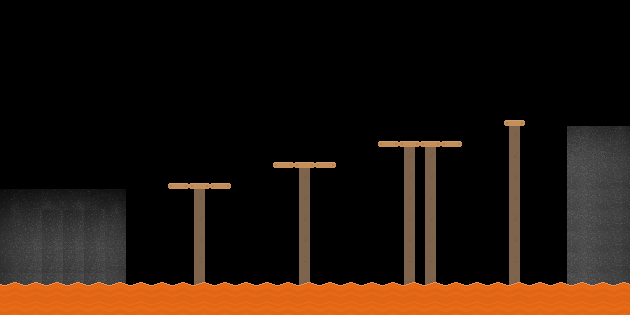

A level layout from a 2D game, rendered from its tile map. Below: a short description, then the map file with its tile-grid data intact:
An orthogonal 30x15 tile map with 21x21 px tiles, 3 tile layers (Capa de patrones 1, pisp, 1.1), 2 tilesets and 10 objects.

<map version="1.2" tiledversion="1.3.4" orientation="orthogonal" renderorder="right-up" width="30" height="15" tilewidth="21" tileheight="21" infinite="0" nextlayerid="6" nextobjectid="11">
 <tileset firstgid="1" source="pared_oscura.tsx" />
 <tileset firstgid="25" source="sprites.tsx" />
 <layer id="1" name="Capa de patrones 1" width="30" height="15">
  <data encoding="csv">
0,0,0,0,0,0,0,0,0,0,0,0,0,0,0,0,0,0,0,0,0,0,0,0,0,0,0,0,0,0,
0,0,0,0,0,0,0,0,0,0,0,0,0,0,0,0,0,0,0,0,0,0,0,0,0,0,0,0,0,0,
0,0,0,0,0,0,0,0,0,0,0,0,0,0,0,0,0,0,0,0,0,0,0,0,0,0,0,0,0,0,
0,0,0,0,0,0,0,0,0,0,0,0,0,0,0,0,0,0,0,0,0,0,0,0,0,0,0,0,0,0,
0,0,0,0,0,0,0,0,0,0,0,0,0,0,0,0,0,0,0,0,0,0,0,0,0,0,0,0,0,0,
0,0,0,0,0,0,0,0,0,0,0,0,0,0,0,0,0,0,0,0,0,0,0,0,66,0,0,0,0,0,
0,0,0,0,0,0,0,0,0,0,0,0,0,0,0,0,0,0,0,0,0,66,0,0,658,0,0,0,0,0,
0,0,0,0,0,0,0,0,0,0,0,0,0,0,0,0,0,0,0,0,658,0,0,0,658,0,0,0,0,0,
0,0,0,0,0,0,0,0,66,66,66,0,0,0,0,0,0,0,0,0,658,0,0,0,658,0,0,0,0,0,
1,2,3,4,5,6,0,0,0,658,0,0,0,0,0,0,0,0,0,0,658,0,0,0,658,0,0,0,0,0,
7,8,8,8,8,12,0,0,0,658,0,0,0,0,0,0,0,0,0,0,658,0,0,0,658,0,0,0,0,0,
13,14,14,14,14,18,0,0,0,658,0,0,0,0,0,0,0,0,0,0,658,0,0,0,658,0,0,0,0,0,
19,20,20,20,20,24,0,0,0,658,0,0,0,0,0,0,0,0,0,0,658,0,0,0,658,0,0,0,0,0,
19,20,20,20,20,24,0,0,0,658,0,0,0,0,658,0,0,0,0,658,658,0,0,0,658,0,0,0,0,0,
19,20,20,20,20,24,0,0,0,658,0,0,0,0,658,0,0,0,0,658,0,0,0,0,658,0,0,0,0,0
</data>
 </layer>
 <objectgroup id="4" name="col_piso">
  <object id="1" x="0" y="189" width="126" height="126" />
  <object id="2" x="567" y="126" width="63" height="157.5" />
 </objectgroup>
 <objectgroup id="5" name="col_bloques">
  <object id="3" x="168" y="183.75" width="63" height="5.25" />
  <object id="4" x="273" y="162.75" width="63" height="5.25" />
  <object id="5" x="378" y="141.75" width="84" height="5.25" />
  <object id="6" x="504" y="120.75" width="21" height="5.25" />
  <object id="7" x="509.25" y="126" width="10.5" height="189" />
  <object id="8" x="404.25" y="147" width="31.5" height="168" />
  <object id="9" x="299.25" y="168" width="10.5" height="147" />
  <object id="10" x="194.25" y="189" width="10.5" height="126" />
 </objectgroup>
 <layer id="3" name="pisp" width="30" height="15">
  <data encoding="csv">
0,0,0,0,0,0,0,0,0,0,0,0,0,0,0,0,0,0,0,0,0,0,0,0,0,0,0,0,0,0,
0,0,0,0,0,0,0,0,0,0,0,0,0,0,0,0,0,0,0,0,0,0,0,0,0,0,0,0,0,0,
0,0,0,0,0,0,0,0,0,0,0,0,0,0,0,0,0,0,0,0,0,0,0,0,0,0,0,0,0,0,
0,0,0,0,0,0,0,0,0,0,0,0,0,0,0,0,0,0,0,0,0,0,0,0,0,0,0,0,0,0,
0,0,0,0,0,0,0,0,0,0,0,0,0,0,0,0,0,0,0,0,0,0,0,0,0,0,0,0,0,0,
0,0,0,0,0,0,0,0,0,0,0,0,0,0,0,0,0,0,0,0,0,0,0,0,0,0,0,0,0,0,
0,0,0,0,0,0,0,0,0,0,0,0,0,0,0,0,0,0,0,0,0,0,0,0,0,0,0,10,11,12,
0,0,0,0,0,0,0,0,0,0,0,0,0,0,0,0,0,0,0,0,0,0,0,0,0,0,0,16,17,18,
0,0,0,0,0,0,0,0,0,0,0,0,0,0,0,0,0,0,0,0,0,0,0,0,0,0,0,22,23,24,
0,0,0,0,0,0,0,0,0,0,0,0,0,0,0,0,0,0,0,0,0,0,0,0,0,0,0,22,23,24,
0,0,0,0,0,0,0,0,0,0,0,0,0,0,0,0,0,0,0,0,0,0,0,0,0,0,0,22,23,24,
0,0,0,0,0,0,0,0,0,0,0,0,0,0,0,0,0,0,0,0,0,0,0,0,0,0,0,22,23,24,
0,0,0,0,0,0,0,0,0,0,0,0,0,0,0,0,0,0,0,0,0,0,0,0,0,0,0,22,23,24,
0,0,0,0,0,0,0,0,0,0,0,0,0,0,0,0,0,0,0,0,0,0,0,0,0,0,0,22,23,24,
0,0,0,0,0,0,0,0,0,0,0,0,0,0,0,0,0,0,0,0,0,0,0,0,0,0,0,22,23,24
</data>
 </layer>
 <layer id="2" name="1.1" width="30" height="15">
  <data encoding="csv">
0,0,0,0,0,0,0,0,0,0,0,0,0,0,0,0,0,0,0,0,0,0,0,0,0,0,0,0,0,0,
0,0,0,0,0,0,0,0,0,0,0,0,0,0,0,0,0,0,0,0,0,0,0,0,0,0,0,0,0,0,
0,0,0,0,0,0,0,0,0,0,0,0,0,0,0,0,0,0,0,0,0,0,0,0,0,0,0,0,0,0,
0,0,0,0,0,0,0,0,0,0,0,0,0,0,0,0,0,0,0,0,0,0,0,0,0,0,0,0,0,0,
0,0,0,0,0,0,0,0,0,0,0,0,0,0,0,0,0,0,0,0,0,0,0,0,0,0,0,0,0,0,
0,0,0,0,0,0,0,0,0,0,0,0,0,0,0,0,0,0,0,0,0,0,0,0,0,0,0,0,0,0,
0,0,0,0,0,0,0,0,0,0,0,0,0,0,0,0,0,0,66,66,66,0,0,0,0,0,0,0,0,0,
0,0,0,0,0,0,0,0,0,0,0,0,0,66,66,66,0,0,0,658,0,0,0,0,0,0,0,0,0,0,
0,0,0,0,0,0,0,0,0,0,0,0,0,0,658,0,0,0,0,658,0,0,0,0,0,0,0,0,0,0,
0,0,0,0,0,0,0,0,0,0,0,0,0,0,658,0,0,0,0,658,0,0,0,0,0,0,0,0,0,0,
0,0,0,0,0,0,0,0,0,0,0,0,0,0,658,0,0,0,0,658,0,0,0,0,0,0,0,0,0,0,
0,0,0,0,0,0,0,0,0,0,0,0,0,0,658,0,0,0,0,658,0,0,0,0,0,0,0,0,0,0,
0,0,0,0,0,0,0,0,0,0,0,0,0,0,658,0,0,0,0,658,0,0,0,0,0,0,0,0,0,0,
38,38,38,38,38,38,38,38,38,38,38,38,38,38,38,38,38,38,38,38,38,38,38,38,38,38,38,38,38,38,
67,67,67,67,67,67,67,67,67,67,67,67,67,67,67,67,67,67,67,67,67,67,67,67,67,67,67,67,67,67
</data>
 </layer>
</map>
